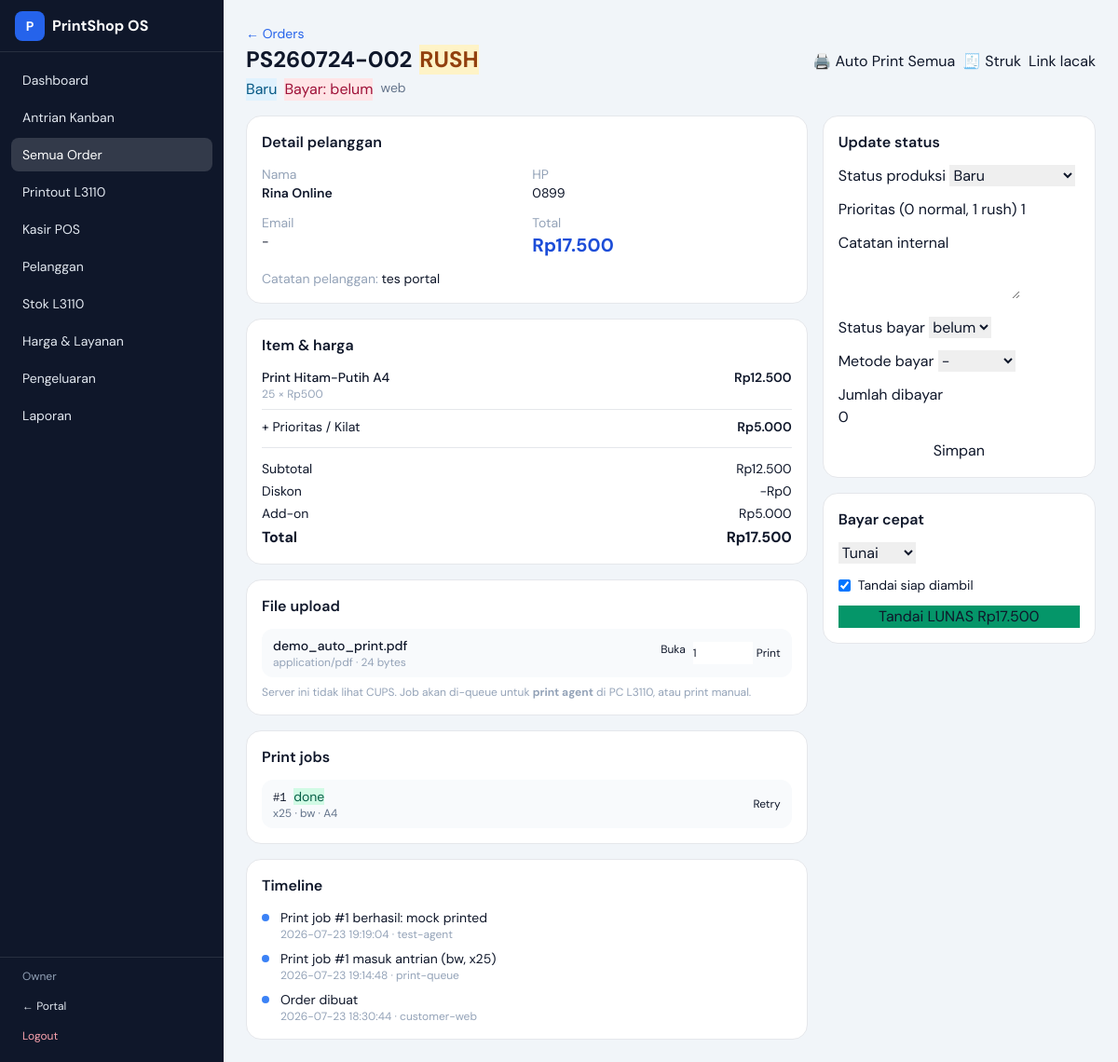
Screenshot of /admin/orders/2 (signed in) with the database file from the repository.
### tables this page shows
CREATE TABLE users (
                    id INTEGER PRIMARY KEY AUTOINCREMENT,
                    username TEXT UNIQUE NOT NULL,
                    password_hash TEXT NOT NULL,
                    full_name TEXT,
                    role TEXT NOT NULL DEFAULT 'admin',
                    created_at TEXT NOT NULL
                );

CREATE TABLE orders (
                    id INTEGER PRIMARY KEY AUTOINCREMENT,
                    code TEXT UNIQUE NOT NULL,
                    track_token TEXT UNIQUE NOT NULL,
                    customer_id INTEGER,
                    customer_name TEXT NOT NULL,
                    customer_phone TEXT,
                    customer_email TEXT,
                    source TEXT NOT NULL DEFAULT 'web',
                    priority INTEGER NOT NULL DEFAULT 0,
                    status TEXT NOT NULL DEFAULT 'baru',
                    payment_status TEXT NOT NULL DEFAULT 'belum',
                    payment_method TEXT,
                    paid_amount INTEGER NOT NULL DEFAULT 0,
                    subtotal INTEGER NOT NULL DEFAULT 0,
                    discount INTEGER NOT NULL DEFAULT 0,
                    addons_total INTEGER NOT NULL DEFAULT 0,
                    tax INTEGER NOT NULL DEFAULT 0,
                    total INTEGER NOT NULL DEFAULT 0,
                    notes TEXT DEFAULT '',
                    internal_notes TEXT DEFAULT '',
                    due_at TEXT,
                    eta_minutes INTEGER,
                    created_at TEXT NOT NULL,
                    updated_at TEXT NOT NULL,
                    completed_at TEXT,
                    FOREIGN KEY(customer_id) REFERENCES customers(id)
                );

CREATE TABLE order_items (
                    id INTEGER PRIMARY KEY AUTOINCREMENT,
                    order_id INTEGER NOT NULL,
                    service_key TEXT NOT NULL,
                    service_name TEXT NOT NULL,
                    qty INTEGER NOT NULL,
                    unit_price INTEGER NOT NULL,
                    line_subtotal INTEGER NOT NULL,
                    line_discount INTEGER NOT NULL DEFAULT 0,
                    line_total INTEGER NOT NULL,
                    options_json TEXT DEFAULT '{}',
                    notes TEXT DEFAULT '',
                    FOREIGN KEY(order_id) REFERENCES orders(id) ON DELETE CASCADE
                );

CREATE TABLE order_addons (
                    id INTEGER PRIMARY KEY AUTOINCREMENT,
                    order_id INTEGER NOT NULL,
                    addon_key TEXT NOT NULL,
                    addon_name TEXT NOT NULL,
                    price INTEGER NOT NULL,
                    FOREIGN KEY(order_id) REFERENCES orders(id) ON DELETE CASCADE
                );

CREATE TABLE order_files (
                    id INTEGER PRIMARY KEY AUTOINCREMENT,
                    order_id INTEGER NOT NULL,
                    filename TEXT NOT NULL,
                    stored_path TEXT NOT NULL,
                    mime TEXT,
                    size_bytes INTEGER,
                    created_at TEXT NOT NULL,
                    FOREIGN KEY(order_id) REFERENCES orders(id) ON DELETE CASCADE
                );

CREATE TABLE print_jobs (
                    id INTEGER PRIMARY KEY AUTOINCREMENT,
                    order_id INTEGER NOT NULL,
                    file_id INTEGER,
                    status TEXT NOT NULL DEFAULT 'queued',
                    copies INTEGER NOT NULL DEFAULT 1,
                    color_mode TEXT NOT NULL DEFAULT 'bw',
                    duplex INTEGER NOT NULL DEFAULT 0,
                    media TEXT NOT NULL DEFAULT 'A4',
                    printer_name TEXT,
                    attempts INTEGER NOT NULL DEFAULT 0,
                    last_error TEXT,
                    result_json TEXT,
                    created_at TEXT NOT NULL,
                    updated_at TEXT NOT NULL,
                    started_at TEXT,
                    finished_at TEXT,
                    claimed_by TEXT,
                    FOREIGN KEY(order_id) REFERENCES orders(id) ON DELETE CASCADE,
                    FOREIGN KEY(file_id) REFERENCES order_files(id) ON DELETE SET NULL
                );

CREATE TABLE order_events (
                    id INTEGER PRIMARY KEY AUTOINCREMENT,
                    order_id INTEGER NOT NULL,
                    status TEXT,
                    message TEXT NOT NULL,
                    actor TEXT,
                    created_at TEXT NOT NULL,
                    FOREIGN KEY(order_id) REFERENCES orders(id) ON DELETE CASCADE
                );

### app/routers/admin.py (the view)
@router.get("/orders/{order_id}", response_class=HTMLResponse)
async def order_detail(request: Request, order_id: int):
    user = current_user(request)
    if not user:
        return RedirectResponse("/admin/login", status_code=303)
    order = db.get_order(order_id)
    if not order:
        raise HTTPException(404, "Order tidak ditemukan")
    return templates.TemplateResponse(
        "admin/order_detail.html",
        {
            "request": request,
            "user": user,
            "order": order,
            "printers": list_printers(),
        },
    )

### app/templates/admin/order_detail.html (shortened to what this page needs)
{% extends "base_admin.html" %}
{% block content %}
<div class="mb-4 flex flex-col sm:flex-row sm:items-center justify-between gap-3">
  <div>
    <a href="/admin/orders" class="text-sm text-blue-600">← Orders</a>
    <h1 class="text-2xl font-bold flex items-center gap-2">
      {{ order.code }}
      {% if order.priority %}<span class="badge bg-amber-100 text-amber-800">RUSH</span>{% endif %}
    </h1>
    <div class="flex flex-wrap gap-2 mt-1">
      <span class="badge {{ status_colors.get(order.status) }}">{{ status_labels.get(order.status) }}</span>
      <span class="badge {% if order.payment_status=='lunas' %}bg-emerald-100 text-emerald-800{% else %}bg-rose-100 text-rose-800{% endif %}">Bayar: {{ order.payment_status }}</span>
      <span class="text-sm text-slate-500">{{ order.source }}</span>
    </div>
  </div>
  <div class="flex flex-wrap gap-2">
    <form method="post" action="/admin/orders/{{ order.id }}/print-all">
      <button class="btn btn-primary" type="submit">🖨️ Auto Print Semua</button>
    </form>
    <a class="btn btn-secondary" href="/admin/orders/{{ order.id }}/receipt" target="_blank">🧾 Struk</a>
    <a class="btn btn-secondary" href="/track/{{ order.track_token }}" target="_blank">Link lacak</a>
  </div>
</div>
<div class="grid lg:grid-cols-3 gap-4">
  <div class="lg:col-span-2 space-y-4">
    <div class="rounded-2xl bg-white border p-4">
      <div class="font-semibold mb-3">Detail pelanggan</div>
      <div class="grid sm:grid-cols-2 gap-3 text-sm">
        <div><div class="text-slate-400">Nama</div><div class="font-semibold">{{ order.customer_name }}</div></div>
        <div><div class="text-slate-400">HP</div><div>{{ order.customer_phone or '-' }}</div></div>
        <div><div class="text-slate-400">Email</div><div>{{ order.customer_email or '-' }}</div></div>
        <div><div class="text-slate-400">Total</div><div class="text-xl font-bold text-blue-700">{{ rupiah(order.total) }}</div></div>
      </div>
      {% if order.notes %}<div class="mt-3 text-sm"><span class="text-slate-400">Catatan pelanggan:</span> {{ order.notes }}</div>{% endif %}
    </div>
    <div class="rounded-2xl bg-white border p-4">
      <div class="font-semibold mb-3">Item & harga</div>
      <ul class="space-y-2 text-sm">
        {% for i in order["items"] %}
        <li class="flex justify-between border-b pb-2">
          <div>
            <div class="font-medium">{{ i.service_name }}</div>
            <div class="text-xs text-slate-400">{{ i.qty }} × {{ rupiah(i.unit_price) }}{% if i.line_discount %} · diskon {{ rupiah(i.line_discount) }}{% endif %}</div>
          </div>
          <div class="font-semibold">{{ rupiah(i.line_total) }}</div>
        </li>
        {% endfor %}
        {% for a in order["addons"] %}
        <li class="flex justify-between"><span>+ {{ a.addon_name }}</span><span class="font-semibold">{{ rupiah(a.price) }}</span></li>
        {% endfor %}
      </ul>
      <div class="mt-3 pt-3 border-t text-sm space-y-1">
        <div class="flex justify-between"><span>Subtotal</span><span>{{ rupiah(order.subtotal) }}</span></div>
        <div class="flex justify-between"><span>Diskon</span><span>-{{ rupiah(order.discount) }}</span></div>
        <div class="flex justify-between"><span>Add-on</span><span>{{ rupiah(order.addons_total) }}</span></div>
        <div class="flex justify-between font-bold text-base"><span>Total</span><span>{{ rupiah(order.total) }}</span></div>
      </div>
    </div>
    <div class="rounded-2xl bg-white border p-4">
      <div class="font-semibold mb-3">File upload</div>
      {% if order["files"] %}
      <ul class="space-y-3">
        {% for f in order["files"] %}
        <li class="flex flex-col sm:flex-row sm:items-center justify-between gap-2 rounded-xl bg-slate-50 px-3 py-2">
          <div class="text-sm">
            <div class="font-medium">{{ f.filename }}</div>
            <div class="text-xs text-slate-400">{{ f.mime or '' }} · {{ f.size_bytes or 0 }} bytes</div>
          </div>
          <div class="flex gap-2">
            <a class="btn btn-secondary text-xs" href="/uploads/{{ f.stored_path.split('/')[-1] }}" target="_blank">Buka</a>
            <form method="post" action="/admin/orders/{{ order.id }}/print" class="flex gap-1 items-center">
              <input class="input w-16 text-xs py-1" type="number" name="copies" value="1" min="1">
              <button class="btn btn-primary text-xs py-1" type="submit">Print</button>
            </form>
          </div>
        </li>
        {% endfor %}
      </ul>
      {% if printers %}
      <p class="text-xs text-slate-400 mt-2">Printer lokal terdeteksi: {{ printers|join(', ') }}</p>
      {% else %}
      <p class="text-xs text-slate-400 mt-2">Server ini tidak lihat CUPS. Job akan di-queue untuk <b>print agent</b> di PC L3110, atau print manual.</p>
      {% endif %}
      {% else %}
      <div class="text-sm text-slate-400">Tidak ada file — kemungkinan walk-in / file fisik.</div>
      {% endif %}
    </div>
    <div class="rounded-2xl bg-white border p-4">
      <div class="font-semibold mb-3">Print jobs</div>
      {% if order.print_jobs %}
      <ul class="space-y-2 text-sm">
        {% for j in order.print_jobs %}
        <li class="flex flex-wrap items-center justify-between gap-2 rounded-xl bg-slate-50 px-3 py-2">
          <div>
            <span class="font-mono text-xs">#{{ j.id }}</span>
            <span class="badge ml-1 {% if j.status=='done' %}bg-emerald-100 text-emerald-800{% elif j.status=='failed' %}bg-rose-100 text-rose-800{% elif j.status=='printing' %}bg-orange-100 text-orange-800{% else %}bg-amber-100 text-amber-800{% endif %}">{{ j.status }}</span>
            <div class="text-xs text-slate-500">x{{ j.copies }} · {{ j.color_mode }} · {{ j.media }}{% if j.duplex %} · duplex{% endif %}</div>
          </div>
          {% if j.status in ['failed','done'] %}
          <form method="post" action="/admin/print-jobs/{{ j.id }}/retry">
            <button class="btn btn-secondary text-xs py-1" type="submit">Retry</button>
          </form>
          {% endif %}
        </li>
        {% endfor %}
      </ul>
      {% else %}
      <div class="text-sm text-slate-400">Belum ada job print. Klik <b>Auto Print Semua</b> atau pindah status ke Antrian/Proses.</div>
      {% endif %}
    </div>
    <div class="rounded-2xl bg-white border p-4">
      <div class="font-semibold mb-3">Timeline</div>
      <ol class="space-y-2 text-sm">
        {% for e in order["events"] %}
        <li class="flex gap-3">
          <div class="w-2 h-2 mt-1.5 rounded-full bg-blue-500"></div>
          <div>
            <div>{{ e.message }}</div>
            <div class="text-xs text-slate-400">{{ e.created_at[:19].replace('T',' ') }} · {{ e.actor or '-' }}</div>
          </div>
        </li>
        {% endfor %}
      </ol>
    </div>
  </div>
  <div class="space-y-4">
    <form method="post" action="/admin/orders/{{ order.id }}/status" class="rounded-2xl bg-white border p-4 space-y-3">
      <div class="font-semibold">Update status</div>
      <div>
        <label class="label">Status produksi</label>
        <select class="input" name="status">
          {% for st in status_flow + ['batal'] %}
          <option value="{{ st }}" {% if order.status==st %}selected{% endif %}>{{ status_labels.get(st, st) }}</option>
          {% endfor %}
        </select>
      </div>
      <div>
        <label class="label">Prioritas (0 normal, 1 rush)</label>
        <input class="input" type="number" name="priority" value="{{ order.priority }}" min="0" max="5">
      </div>
      <div>
        <label class="label">Catatan internal</label>
        <textarea class="input" name="internal_notes" rows="2">{{ order.internal_notes or '' }}</textarea>
      </div>
      <div>
        <label class="label">Status bayar</label>
        <select class="input" name="payment_status">
          <option value="belum" {% if order.payment_status=='belum' %}selected{% endif %}>belum</option>
        </select>
      </div>
      <div>
        <label class="label">Metode bayar</label>
        <select class="input" name="payment_method">
          {% for m in ['', 'Tunai', 'Transfer', 'QRIS', 'E-Wallet'] %}
          <option value="{{ m }}" {% if order.payment_method==m %}selected{% endif %}>{{ m or '-' }}</option>
          {% endfor %}
        </select>
      </div>
      <div>
        <label class="label">Jumlah dibayar</label>
        <input class="input" type="number" name="paid_amount" value="{{ order.paid_amount or 0 }}">
      </div>
      <button class="btn btn-primary w-full" type="submit">Simpan</button>
    </form>
    <form method="post" action="/admin/orders/{{ order.id }}/pay" class="rounded-2xl bg-white border p-4 space-y-3">
      <div class="font-semibold">Bayar cepat</div>
      <select class="input" name="payment_method">
        <option>Tunai</option><option>Transfer</option><option>QRIS</option><option>E-Wallet</option>
      </select>
      <label class="flex items-center gap-2 text-sm"><input type="checkbox" name="mark_siap" value="1" checked> Tandai siap diambil</label>
      <button class="btn btn-primary w-full bg-emerald-600 hover:bg-emerald-700" type="submit">Tandai LUNAS {{ rupiah(order.total) }}</button>
    </form>
  </div>
</div>
{% endblock %}

### app/templates/base_admin.html (shortened to what this page needs)
<!DOCTYPE html>
<html lang="id">
<head>
  <script src="https://cdn.tailwindcss.com"></script>
  <link rel="stylesheet" href="/static/css/app.css">
</head>
<body class="bg-slate-100 text-slate-900 font-sans antialiased min-h-screen">
  <div class="min-h-screen flex">
    <aside class="hidden md:flex w-60 flex-col bg-brand-900 text-slate-200">
      <div class="h-14 px-4 flex items-center gap-2 border-b border-white/10 font-bold text-white">
        <span class="w-8 h-8 rounded-lg bg-brand-600 grid place-items-center text-sm">P</span>
        PrintShop OS
      </div>
      <nav class="flex-1 p-3 space-y-1 text-sm">
        {% set nav_items = [
          ('/admin', 'Dashboard'),
          ('/admin/kanban', 'Antrian Kanban'),
          ('/admin/orders', 'Semua Order'),
          ('/admin/print-jobs', 'Printout L3110'),
          ('/admin/pos', 'Kasir POS'),
          ('/admin/customers', 'Pelanggan'),
          ('/admin/inventory', 'Stok L3110'),
          ('/admin/services', 'Harga & Layanan'),
          ('/admin/expenses', 'Pengeluaran'),
          ('/admin/reports', 'Laporan'),
        ] %}
        {% for href, label in nav_items %}
        <a href="{{ href }}" class="block px-3 py-2 rounded-lg hover:bg-white/10 {% if request.url.path == href or (href != '/admin' and request.url.path.startswith(href)) %}bg-white/15 text-white{% endif %}">{{ label }}</a>
        {% endfor %}
      </nav>
      <div class="p-3 border-t border-white/10 text-xs">
        <div class="px-3 mb-2 text-slate-400">{{ user.full_name or user.username }}</div>
        <a href="/" class="block px-3 py-2 rounded-lg hover:bg-white/10">← Portal</a>
        <a href="/admin/logout" class="block px-3 py-2 rounded-lg hover:bg-white/10 text-rose-300">Logout</a>
      </div>
    </aside>
    <div class="flex-1 flex flex-col min-w-0">
      <main class="flex-1 p-4 md:p-6">
        {% block content %}{% endblock %}
      </main>
    </div>
  </div>
</body>
</html>

### rows the page displays
users: full_name "Owner"
orders: code "PS260724-002", get "Baru", payment_status "belum", source "web", customer_name "Rina Online", customer_phone "0899", total "Rp17.500", notes "tes portal", subtotal "Rp12.500", discount "Rp0", addons_total "Rp5.000", status "Baru", priority "1", paid_amount "0"
order_items: service_name "Print Hitam-Putih A4", qty "25", unit_price "Rp500", line_total "Rp12.500"
order_addons: addon_name "Prioritas / Kilat", price "Rp5.000"
order_files: filename "demo_auto_print.pdf", mime "application/pdf", size_bytes "24"
print_jobs: id "1", status "done", copies "25", color_mode "bw", media "A4"
order_events: message "Print job #1 berhasil: mock printed", created_at "2026-07-23 19:19:04", actor "test-agent"
order_events: message "Print job #1 masuk antrian (bw, x25)", created_at "2026-07-23 19:14:48", actor "print-queue"
order_events: message "Order dibuat", created_at "2026-07-23 18:30:44", actor "customer-web"

### other values shown
{{ label }} "Dashboard" "Antrian Kanban" "Semua Order" "Printout L3110" "Kasir POS" "Pelanggan" "Stok L3110" "Harga & Layanan" "Pengeluaran" "Laporan"
{{ order.customer_email or '-' }} "-"
form field payment_method "-"
